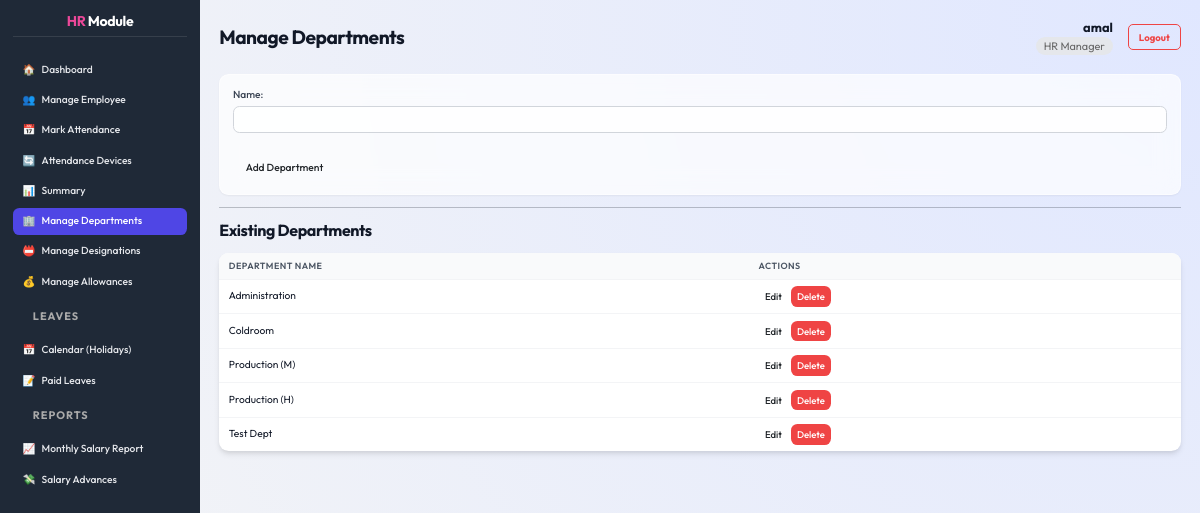
Screenshot of /departments/ (signed in) with the database file from the repository.
### core/models.py (models this page shows, shortened)
class Department(models.Model):
    name = models.CharField(max_length=100, unique=True)

### core/views.py (the view)
# urls.py: path('departments/', views.department_list, name='department_list'),
@hr_required
def department_list(request):
    departments = Department.objects.all()
    if request.method == 'POST':
        form = DepartmentForm(request.POST)
        if form.is_valid():
            form.save()
            return redirect('department_list')
    else:
        form = DepartmentForm()
    return render(request, 'core/department_list.html', {'departments': departments, 'form': form})

### core/forms.py
class DepartmentForm(forms.ModelForm):
    class Meta:
        model = Department
        fields = ['name']

### core/templates/core/department_list.html (shortened to what this page needs)
{% extends 'core/dashboard_base.html' %}
{% load static %}
{% block page_title %}Manage Departments{% endblock %}
{% block dashboard_content %}
    <form method="post" class="card">
        {{ form.as_p }}
        <div class="form-actions">
            <button type="submit" class="btn">Add Department</button>
        </div>
    </form>
    <hr>
    <h2>Existing Departments</h2>
    <table class="data-table">
        <thead>
            <tr>
                <th>Department Name</th>
                <th>Actions</th>
            </tr>
        </thead>
        <tbody>
            {% for department in departments %}
            <tr>
                <td>{{ department.name }}</td>
                <td class="actions">
                    <a href="{% url 'department_edit' department.id %}" class="btn btn-sm">Edit</a>
                    <a href="{% url 'department_delete' department.id %}" class="btn btn-sm btn-danger">Delete</a>
                </td>
            </tr>
            {% empty %}
            <tr>
                <td colspan="2">No departments found.</td>
            </tr>
            {% endfor %}
        </tbody>
    </table>
{% endblock %}

### core/templates/core/dashboard_base.html (shortened to what this page needs)
{% extends 'core/base.html' %}
{% load static %}
{% block content %}
<div class="dashboard-layout">
    <div class="sidebar">
        <h2><span style="color: var(--secondary-color);">HR</span> Module</h2>
        <ul>
            <li><a href="{% url 'dashboard' %}"
                    class="{% if request.resolver_match.url_name == 'dashboard' %}active{% endif %}">
                    <span>🏠</span> Dashboard
                </a></li>
            <li><a href="{% url 'employee_list' %}"
                    class="{% if request.resolver_match.url_name == 'employee_list' %}active{% endif %}">
                    <span>👥</span> Manage Employee
                </a></li>
            <li><a href="{% url 'attendance_mark' %}"
                    class="{% if request.resolver_match.url_name == 'attendance_mark' %}active{% endif %}">
                    <span>📅</span> Mark Attendance
                </a></li>
            <li><a href="{% url 'device_list' %}"
                    class="{% if request.resolver_match.url_name == 'device_list' %}active{% endif %}">
                    <span>🔄</span> Attendance Devices
                </a></li>
            <li><a href="{% url 'summary' %}"
                    class="{% if request.resolver_match.url_name == 'summary' %}active{% endif %}">
                    <span>📊</span> Summary
                </a></li>
            <li><a href="{% url 'department_list' %}"
                    class="{% if request.resolver_match.url_name == 'department_list' %}active{% endif %}">
                    <span>🏢</span> Manage Departments
                </a></li>
            <li><a href="{% url 'designation_list' %}"
                    class="{% if request.resolver_match.url_name == 'designation_list' %}active{% endif %}">
                    <span>📛</span> Manage Designations
                </a></li>
            <li><a href="{% url 'allowance_list' %}"
                    class="{% if request.resolver_match.url_name == 'allowance_list' %}active{% endif %}">
                    <span>💰</span> Manage Allowances
                </a></li>
            <li>
                <div
                    style="padding: 10px 20px; font-size: 0.85em; color: #aaa; text-transform: uppercase; font-weight: bold; letter-spacing: 1px;">
                    Leaves</div>
            </li>
            <li><a href="{% url 'leave_calendar' %}"
                    class="{% if request.resolver_match.url_name == 'leave_calendar' %}active{% endif %}">
                    <span>📅</span> Calendar (Holidays)
                </a></li>
            <li><a href="{% url 'leave_list' %}"
                    class="{% if request.resolver_match.url_name == 'leave_list' %}active{% endif %}">
                    <span>📝</span> Paid Leaves
                </a></li>
            <li>
                <div
                    style="padding: 10px 20px; font-size: 0.85em; color: #aaa; text-transform: uppercase; font-weight: bold; letter-spacing: 1px;">
                    Reports</div>
            </li>
            <li><a href="{% url 'monthly_salary_report' %}"
                    class="{% if request.resolver_match.url_name == 'monthly_salary_report' %}active{% endif %}">
                    <span>📈</span> Monthly Salary Report
                </a></li>
            <li><a href="{% url 'salary_advance_list' %}"
                    class="{% if request.resolver_match.url_name == 'salary_advance_list' %}active{% endif %}">
                    <span>💸</span> Salary Advances
                </a></li>
    </div>
    <div class="main-content">
        <div class="main-content-header" style="justify-content: space-between; display: flex; align-items: center;">
            <h1 style="margin: 0;">{% block page_title %}{% endblock %}</h1>
            <div class="user-info" style="display: flex; align-items: center; gap: 15px;">
                <div style="text-align: right;">
                    <span style="display: block; font-weight: bold;">{{ user.username }}</span>
                    <span
                        style="font-size: 0.85em; color: #666; background: #e5e7eb; padding: 2px 8px; border-radius: 12px;">
                        {% if user.is_superuser %}Super Admin
                        {% elif user.hrprofile.role == 0 %}Administrator
                        {% elif user.hrprofile.role == 1 %}HR Manager
                        {% elif user.hrprofile.role == 2 %}Employee
                        {% else %}User
                        {% endif %}
                    </span>
                </div>
                <a href="{% url 'logout' %}" class="btn btn-sm btn-outline-danger"
                    style="text-decoration: none; padding: 5px 10px; border: 1px solid #ef4444; color: #ef4444; border-radius: 5px; font-weight: bold;">Logout</a>
            </div>
        </div>
        {% block dashboard_content %}{% endblock %}
    </div>
</div>
{% endblock %}

### core/static/core/style.css (style rules this page uses)
:root { --primary-color: #4f46e5; --primary-hover: #4338ca; --secondary-color: #ec4899; --background-color: #f3f4f6; --sidebar-bg: #1f2937; --text-color: #111827; --text-light: #9ca3af; --white: #ffffff; --glass-bg: rgba(255, 255, 255, 0.7); --glass-border: rgba(255, 255, 255, 0.5); --shadow-sm: 0 1px 2px 0 rgba(0, 0, 0, 0.05); --shadow-md: 0 4px 6px -1px rgba(0, 0, 0, 0.1), 0 2px 4px -1px rgba(0, 0, 0, 0.06); --shadow-lg: 0 10px 15px -3px rgba(0, 0, 0, 0.1), 0 4px 6px -2px rgba(0, 0, 0, 0.05); --radius-md: 0.5rem; --radius-lg: 0.75rem; --font-family: 'Outfit', sans-serif; }
html { font-size: 80%; }
* { box-sizing: border-box; }
body { font-family: var(--font-family); margin: 0; background-color: var(--background-color); color: var(--text-color); line-height: 1.4; overflow-x: hidden; font-size: 1rem; }
h1, h2, h3, h4, h5, h6 { color: var(--text-color); margin-bottom: 0.75rem; font-weight: 700; letter-spacing: -0.025em; }
h1 { font-size: 1.5rem; }
h2 { font-size: 1.25rem; }
a { color: var(--primary-color); text-decoration: none; transition: all 0.2s ease; }
.card, .form-container { background: var(--glass-bg); backdrop-filter: blur(12px); -webkit-backdrop-filter: blur(12px); border: 1px solid var(--glass-border); border-radius: var(--radius-lg); box-shadow: var(--shadow-sm); padding: 1rem; margin-bottom: 1rem; }
.btn { display: inline-flex; align-items: center; justify-content: center; padding: 0.4rem 1rem; border-radius: var(--radius-md); font-weight: 500; font-size: 0.8rem; cursor: pointer; transition: all 0.2s ease; border: none; gap: 0.4rem; text-transform: capitalize; }
.btn-danger { background-color: #ef4444; color: var(--white); }
.btn-sm { padding: 0.25rem 0.5rem; font-size: 0.75rem; }
form { width: 100%; }
label { display: block; font-weight: 500; margin-bottom: 0.25rem; color: #374151; font-size: 0.8rem; }
input[type="text"], input[type="email"], input[type="password"], input[type="number"], input[type="date"], input[type="time"], select, textarea { width: 100%; padding: 0.4rem 0.6rem; border: 1px solid #d1d5db; border-radius: var(--radius-md); font-size: 0.85rem; background-color: rgba(255, 255, 255, 0.8); transition: all 0.2s ease; font-family: var(--font-family); margin-bottom: 0.75rem; height: auto; }
.dashboard-layout { display: flex; min-height: 100vh; }
.sidebar { width: 200px; background-color: var(--sidebar-bg); color: var(--white); padding: 1rem; display: flex; flex-direction: column; position: fixed; height: 100vh; box-shadow: var(--shadow-xl); z-index: 50; }
.sidebar h2 { color: var(--white); font-size: 1.1rem; text-align: center; margin-bottom: 1.5rem; padding-bottom: 0.5rem; border-bottom: 1px solid rgba(255, 255, 255, 0.1); }
.sidebar ul { list-style: none; padding: 0; margin: 0; flex-grow: 1; }
.sidebar li { margin-bottom: 0.25rem; }
.sidebar a { color: #e5e7eb; padding: 0.5rem 0.75rem; border-radius: var(--radius-md); display: flex; align-items: center; gap: 0.5rem; font-weight: 500; font-size: 0.8rem; }
.sidebar a:hover, .sidebar a.active { background-color: var(--primary-color); color: var(--white); }
.main-content { flex: 1; margin-left: 200px; padding: 1.5rem; background: radial-gradient(circle at top right, #e0e7ff, #f3f4f6); min-height: 100vh; }
.main-content-header { display: flex; justify-content: space-between; align-items: center; margin-bottom: 1.5rem; }
.data-table { width: 100%; border-collapse: separate; border-spacing: 0; background: var(--white); border-radius: var(--radius-lg); overflow: hidden; box-shadow: var(--shadow-md); margin-top: 1rem; }
.data-table th, .data-table td { padding: 0.5rem 0.75rem; text-align: left; border-bottom: 1px solid #f3f4f6; font-size: 0.8rem; }
.data-table th { background-color: #f9fafb; color: #4b5563; font-weight: 600; text-transform: uppercase; font-size: 0.7rem; letter-spacing: 0.05em; }
.data-table tr:last-child td { border-bottom: none; }

### core/templates/core/dashboard_base.html (style rules this page uses)
.dashboard-layout { display: flex; height: 100vh; overflow: hidden; }
.sidebar { height: 100%; overflow-y: auto; flex-shrink: 0; padding-bottom: 20px; }
.main-content { height: 100%; overflow-y: auto; flex-grow: 1; width: 100%; }

### rows the page displays
Department: name "Administration"
Department: name "Coldroom"
Department: name "Production (M)"
Department: name "Production (H)"
Department: name "Test Dept"

### other values shown
{{ user.username }} "amal"
